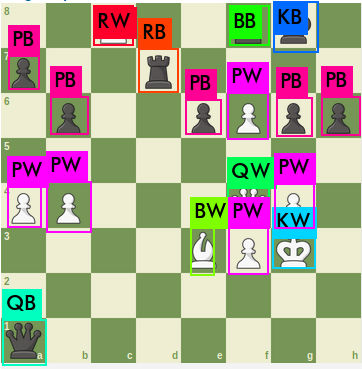
#> input picture predictions.jpg, 362 x 369 px
$ jupyter execute --allow-errors chess_pieces_detection_YOLOV3.ipynb   (shell and % lines are left out)
#> lines starting #> are read from the running program, lines starting #| are printed output that depends on the picture
<a href="https://colab.research.google.com/github/Michiel004/Chess-pieces-detection-using-YOLOV3/blob/master/chess_pieces_detection_YOLOV3.ipynb" target="_parent"></a>

[cell 1]
from google.colab import drive
#> (the rest of this cell did not finish here and is left out)

[cell 2]
%cd  "/content/gdrive/My Drive/darknet"

#> (a cell that did not finish here is left out)

[cell 4]
#Resume training from a previous checkpoint.
#!./darknet detector train cfg/chess.data cfg/chess-yolov3.cfg backup/chess-yolov3.backup -map

[cell 5]
#Save the log file of the training.
#!./darknet detector train cfg/chess.data cfg/chess-yolov3.cfg backup/chess-yolov3.backup >> log/ChessLog.log

[cell 6]
def imShow(path):
#> called with path = 'predictions.jpg'
  import cv2
  import matplotlib.pyplot as plt
  %matplotlib inline

  image = cv2.imread(path)
#> image is the input picture: shape (369, 362, 3); mean B, G, R 147.9, 167.1, 172.5
  height, width = image.shape[:2]
#> height = 369; width = 362
  resized_image = cv2.resize(image,(3*width, 3*height), interpolation = cv2.INTER_CUBIC)
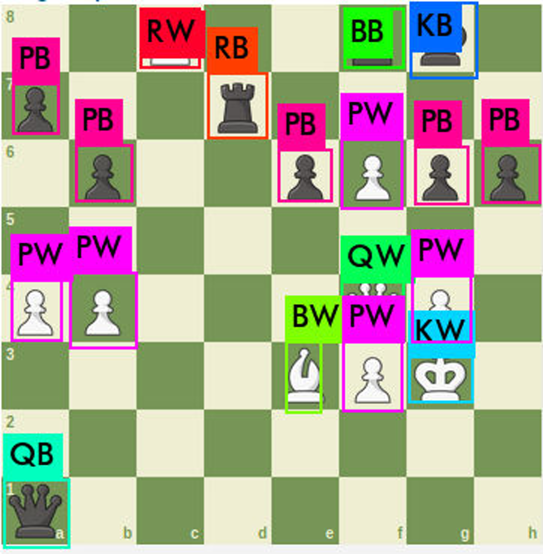
#> resized_image: shape (1107, 1086, 3) (shown at 1/2 size); mean B, G, R 147.9, 167.2, 172.5

  fig = plt.gcf()
  fig.set_size_inches(18, 10)
  plt.axis("off")
  #plt.rcParams['figure.figsize'] = [10, 5]
  plt.imshow(cv2.cvtColor(resized_image, cv2.COLOR_BGR2RGB))
  plt.show()


$ run again, with test.png saved as predictions.jpg
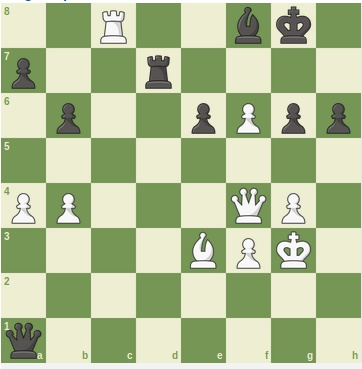
#> input picture test.png, 362 x 369 px
#> in imShow, image is the input picture: shape (369, 362, 3); mean B, G, R 150.2, 191.5, 177.4
#> in imShow, `resized_image = cv2.resize(image,(3*width, 3*height), interpolation = ..`:
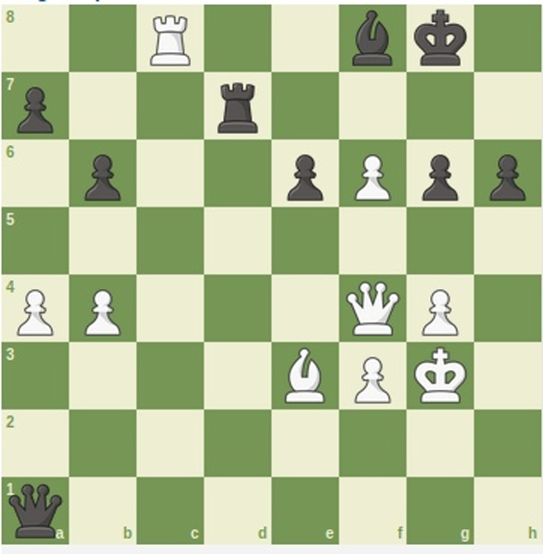
#> resized_image: shape (1107, 1086, 3) (shown at 1/2 size); mean B, G, R 150.1, 191.5, 177.3
